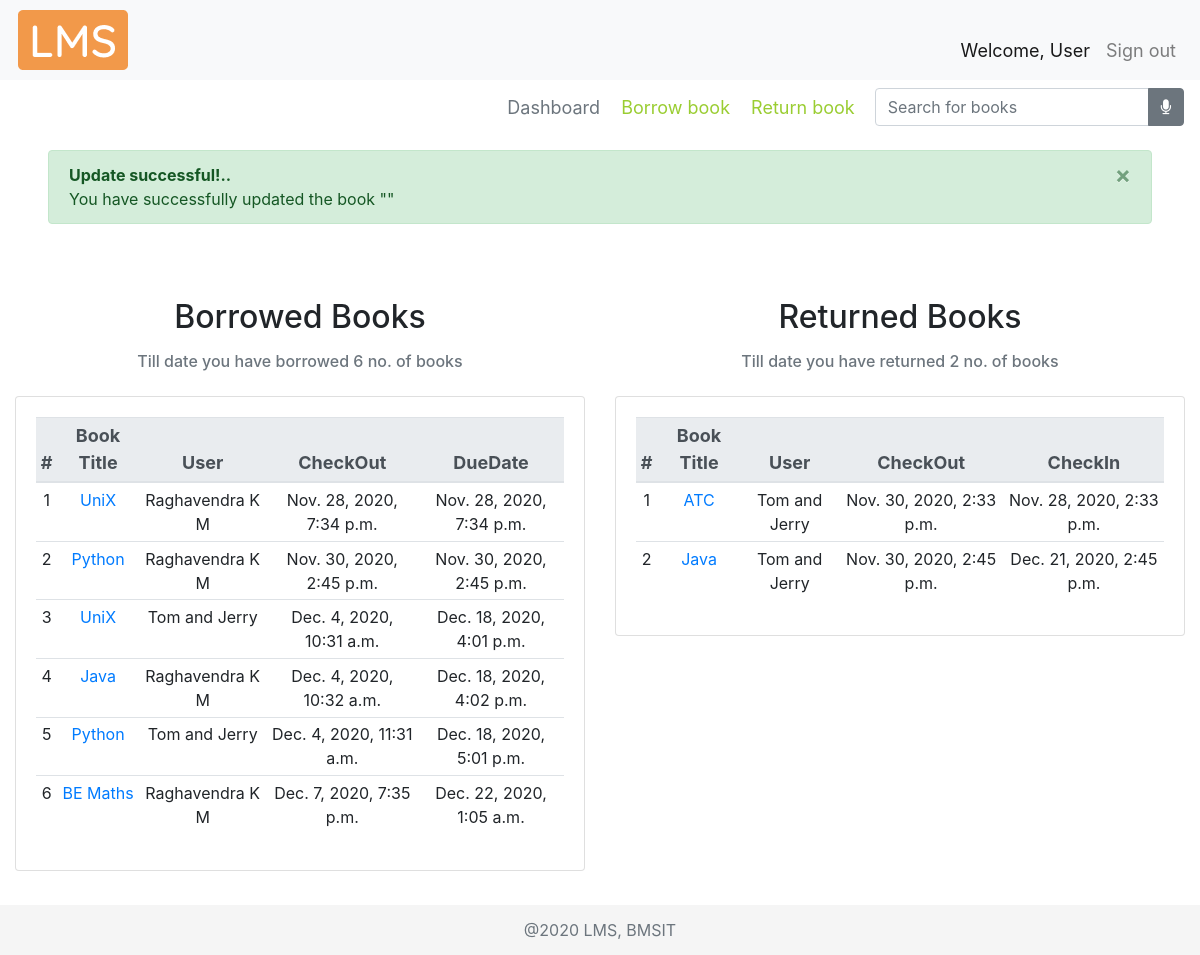
/dashboard/, run on the app's committed database.
### libraryApp/models.py (models this page shows, shortened)
class BOOK(models.Model):
    bookTitle = models.CharField(max_length=50)
    genre = models.CharField(max_length=30, null=True)
    pubYear = models.CharField(max_length=4, null=True)
    isbn = models.CharField(max_length=13, null=True)
    librarianID = models.ForeignKey(
        LIBRARIAN, null=True, on_delete=models.SET_NULL)
    pubID = models.ForeignKey(PUBLISHER, null=True, on_delete=models.CASCADE)
    authorID = models.ManyToManyField(AUTHOR)
    def __str__(self):
        return self.bookTitle

class BORROWEDBOOK(models.Model):
    checkOut = models.DateTimeField(auto_now_add=True, null=True)
    dueDate = models.DateTimeField(null=True, blank=True)
    checkIn = models.DateTimeField(auto_now_add=False, null=True, blank=True)
    userID = models.ForeignKey(USER, null=True, on_delete=models.SET_NULL)
    bookID = models.ForeignKey(BOOK, null=True, on_delete=models.SET_NULL)

### libraryApp/views.py (the view)
# urls.py: path('dashboard/', views.dashboard, name="dashboard"),
def dashboard(request):
    dashboard = 'libraryApp/dashboard.html'
    borrowedBooks = BORROWEDBOOK.objects.all()
    myFilter = BookFilter(request.GET, queryset=BOOK.objects.all())
    dbActive = True
    borrowedBooksList = []
    returnedBooksList = []
    bCount = 0
    rCount = 0
    for i in borrowedBooks:
        user = USER.objects.filter(email=i.userID).first()
        book = BOOK.objects.filter(bookTitle=i.bookID).first()
        userName = user.fName + " " + user.mName + " " + user.lName
        if i.checkIn is None:
            bCount += 1
            borrowedBooksList.append(tempDashboard(bCount, i.bookID, book.id, userName, None, None, i.checkOut, None, i.dueDate))
        else:
            rCount += 1
            returnedBooksList.append(tempDashboard(rCount, i.bookID, book.id, userName, None, None, i.checkOut, i.checkIn, None))
    context = {
        "borrowedBooks" : borrowedBooksList,
        "bCount" : bCount,
        "returnedBooks" : returnedBooksList,
        "rCount" : rCount,
        "myFilter" : myFilter,
        "dbActive" : dbActive
    }
    return render(request, dashboard, context)

### libraryApp/models.py (called while the page is built)
    def __str__(self):
        return self.email

### libraryApp/templates/libraryApp/dashboard.html
{% extends 'libraryApp/main.html' %}
{% load static %}
{% block content %}
<br>
<div class="row">
	<div class="col-md-6 cardMargin">
    <h2 class="text-center">Borrowed Books</h2>
    <div class="col-md-12 mt-3">
        <h6 class="form-text text-center text-muted">
            Till date you have borrowed {{bCount}} no. of books
        </h6>
        </div>
		<div class="card card-body mt-4">
			<table class="table table-sm table-hover text-center">
        <thead class="thead-light threadText">
          <tr>
              <th scope="col">#</th>
              <th scope="col">Book Title</th>
              <th scope="col">User</th>
              <th scope="col">CheckOut</th>
              <th scope="col">DueDate</th>
          </tr>
        </thead>
        {% for i in borrowedBooks %}
          <tr>
            <td>{{i.slNo}}</td>
            <td><a href="{% url 'viewbook' i.bookID %}">{{i.bookTitle}}</a></td>
            <td>{{i.userName}}</td>
            <td>{{i.checkOut}}</td>
            <td>{{i.dueDate}}</td>
          </tr>
        {% endfor %}
			</table>
		</div>
	</div>
  <br>
	<div class="col-md-6 cardMargin">
    <h2 class="text-center">Returned Books</h2>
    <div class="col-md-12 mt-3">
        <h6 class="form-text text-center text-muted">
            Till date you have returned {{rCount}} no. of books
        </h6>
        </div>
		<div class="card card-body mt-4">
			<table class="table table-sm table-hover text-center">
      <thead class="thead-light threadText text-center">
          <tr>
              <th scope="col">#</th>
              <th scope="col">Book Title</th>
              <th scope="col">User</th>
              <th scope="col">CheckOut</th>
              <th scope="col">CheckIn</th>
          </tr>
        </thead>
        {% for i in returnedBooks %}
          <tr>
            <td>{{i.slNo}}</td>
            <td><a href="{% url 'viewbook' i.bookID %}">{{i.bookTitle}}</a></td>
            <td>{{i.userName}}</td>
            <td>{{i.checkOut}}</td>
            <td>{{i.checkIn}}</td>
          </tr>
        {% endfor %}
        </table>
		</div>
	</div>
</div>
{% endblock %}

### static/css/main.css (style rules this page uses)
html { position: relative; min-height: 100%; }
body { margin-bottom: 60px; background-color: #fff; }
.cardMargin { margin-top: 10px; }

### libraryApp/templates/libraryApp/main.html (style rules this page uses)
.threadText { font-size: 18px; padding: 5px; margin: 5px; }

### data on the page
BOOK: bookTitle "UniX" "UniX"
BORROWEDBOOK: checkOut "Nov. 28, 2020, 7:34 p.m.", dueDate "Nov. 28, 2020, 7:34 p.m."
BOOK: bookTitle "Python" "Python"
BORROWEDBOOK: checkOut "Nov. 30, 2020, 2:45 p.m.", dueDate "Nov. 30, 2020, 2:45 p.m."
BORROWEDBOOK: checkOut "Dec. 4, 2020, 10:31 a.m.", dueDate "Dec. 18, 2020, 4:01 p.m."
BOOK: bookTitle "Java", bookTitle "Java"
BORROWEDBOOK: checkOut "Dec. 4, 2020, 10:32 a.m.", dueDate "Dec. 18, 2020, 4:02 p.m."
BORROWEDBOOK: checkOut "Dec. 4, 2020, 11:31 a.m.", dueDate "Dec. 18, 2020, 5:01 p.m."
BOOK: bookTitle "BE Maths"
BORROWEDBOOK: checkOut "Dec. 7, 2020, 7:35 p.m.", dueDate "Dec. 22, 2020, 1:05 a.m."
BOOK: bookTitle "ATC"
BORROWEDBOOK: checkOut "Nov. 30, 2020, 2:33 p.m.", checkIn "Nov. 28, 2020, 2:33 p.m."
BORROWEDBOOK: checkOut "Nov. 30, 2020, 2:45 p.m.", checkIn "Dec. 21, 2020, 2:45 p.m."

### other printed values
{{ bCount }} "6"
{{ i.slNo }} "1" "2" "3" "4" "5" "6"
{{ i.userName }} "Raghavendra K M" "Raghavendra K M" "Tom and Jerry" "Raghavendra K M" "Tom and Jerry" "Raghavendra K M"
{{ rCount }} "2"
{{ i.slNo }} "1" "2"
{{ i.userName }} "Tom and Jerry" "Tom and Jerry"
